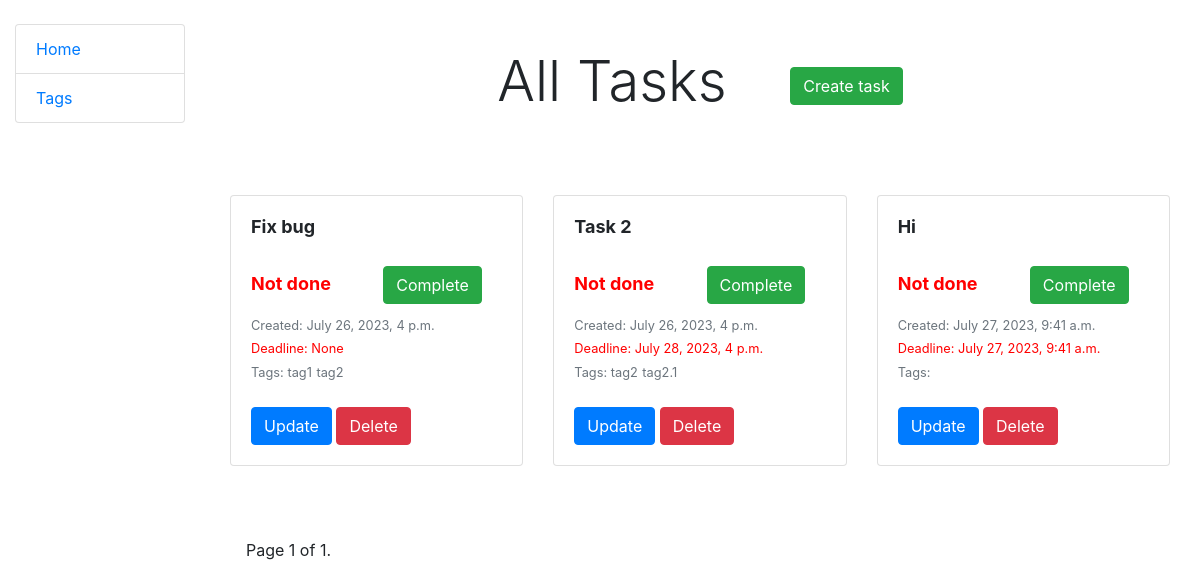
The app's page /, older data.
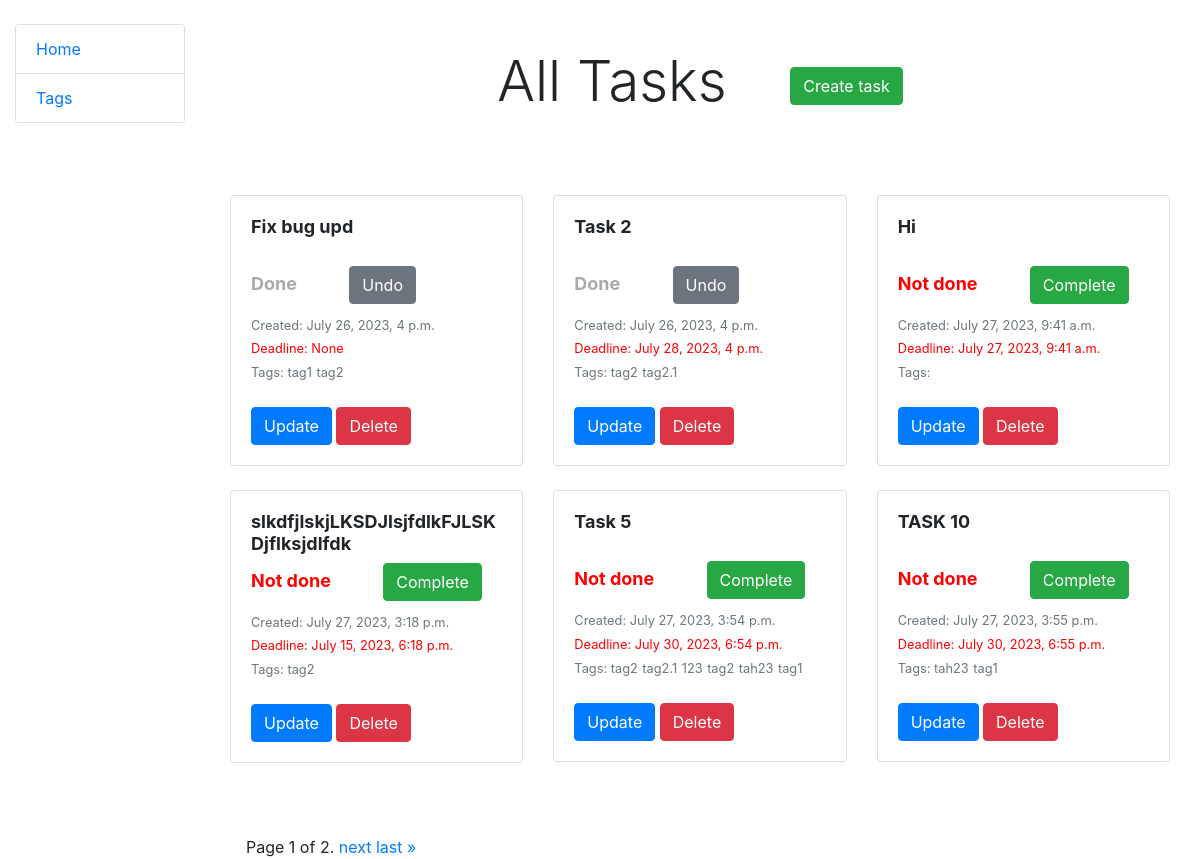
The same page, newer data.
### todo/models.py (models this page shows, shortened)
class Task(models.Model):
    content = models.TextField()
    created_datetime = models.DateTimeField(auto_now_add=True)
    deadline_datetime = models.DateTimeField(null=True, blank=True)
    is_done = models.BooleanField(default=False)
    tags = models.ManyToManyField("Tag", related_name="tasks", blank=True)
    class Meta:
        ordering = ["-is_done", "created_datetime"]

class Tag(models.Model):
    name = models.CharField(max_length=255)
    def __str__(self):
        return self.name

### todo/views.py (the view)
# urls.py: path("", TaskListView.as_view(), name="task-list"),
class TaskListView(ListView):
    queryset = Task.objects.prefetch_related("tags")
    paginate_by = 6
    def get_context_data(self, *, object_list=None, **kwargs):
        context = super().get_context_data(**kwargs)
        context["list"] = True
        return context

### templates/todo/task_list.html
{% extends "base.html" %}
{% block content %}
<div class="container">
  <div class="px-3 py-3 pt-md-5 pb-md-4 mx-auto text-center">
    <h1 class="display-4">
      All Tasks <button type="button" class="btn btn-success ml-5">
      <a href="{% url 'todo:task-create'%}" class="text-white">
      Create task
      </a>
      </button>
    </h1>
  </div>
  <div class="py-5">
    <div class="row">
      {% for task in task_list %}
      <div class="col-md-4">
        <div class="card mb-4 box-shadow">
          <div class="card-body">
            <h2 style="font-size:18px;font-weight:bold;min-height:42px;">
              {{task.content}}
            </h2>
            <h2 style="font-size: 18px; font-weight: bold; min-height: 42px;
              {% if task.is_done %} color: darkgrey;
              {% else %} color: red; {% endif %}"
              >
              {% if task.is_done %} Done {% else %} Not done {% endif %}
              {% include "includes/toggle_complete.html" %}
            </h2>
            <div class="d-flex justify-content-between align-items-center">
              <small class="text-muted">
              Created: {{task.created_datetime}}
              </small>
            </div>
            <small class="text-red" style="color: red">
            Deadline: {{task.deadline_datetime}}
            </small><br>
            <small class="text-muted">Tags: </small>
            {% for tag in task.tags.all %}
            <small class="text-muted">{{ tag }}</small>
            {% endfor %}
            <br><br>
            <button type="button" class="btn btn-primary">
            <a class="text-white"
              href="{% url 'todo:task-update' pk=task.id %}"
              >
            Update
            </a>
            </button>
            <button type="button" class="btn btn-danger">
            <a class="text-white"
              href="{% url 'todo:task-delete' pk=task.id %}"
              >
            Delete
            </a>
            </button>
          </div>
        </div>
      </div>
      {% endfor %}
    </div>
  </div>
</div>
{% endblock %}

### templates/base.html (shortened to what this page needs)
<!DOCTYPE html>
<html lang="en">
  <head>
    <link rel="stylesheet"
      href="https://cdn.jsdelivr.net/npm/bootstrap@4.5.3/dist/css/bootstrap.min.css"
>
  </head>
  <body>
    <div class="container-fluid">
      <div class="row">
        <div class="col-sm-2">
          {% block sidebar %}
          {% include "includes/sidebar.html" %}
          {% endblock %}
        </div>
        <div class="col-sm-10 ">
          {% block content %}{% endblock %}
          {% if list %}
            {% block pagination %}
            {% include "includes/pagination.html" %}
            {% endblock %}
          {% endif %}
        </div>
      </div>
    </div>
  </body>
</html>

### templates/includes/sidebar.html
<ul class="sidebar-nav list-group mt-4">
  <li class="list-group-item"><a href="{% url 'todo:task-list' %}">Home</a></li>
  <li class="list-group-item"><a href="{% url 'todo:tags-list' %}">Tags</a></li>
</ul>

### templates/includes/toggle_complete.html
{% if not task.is_done %}
<button type="button" class="btn btn-success ml-5">
<a href="{% url 'todo:toggle-complete' pk=task.id %}" class="text-white">
  Complete
</a>
</button>
{% else %}
<button type="button" class="btn btn-secondary ml-5">
<a href="{% url 'todo:toggle-complete' pk=task.id %}" class="text-white">
  Undo
</a>
</button>
{% endif %}

### templates/includes/pagination.html (shortened to what this page needs)
<div class="col-12 ml-3">
  <span class="step-links">
  <span class="current">
  Page {{ page_obj.number }} of {{ page_obj.paginator.num_pages }}.
  </span>
  {% if page_obj.has_next %}
  <a href="?page={{ page_obj.next_page_number }}">next</a>
  <a href="?page={{ page_obj.paginator.num_pages }}">last &raquo;</a>
  {% endif %}
  </span>
</div>

Row changes from the older to the newer data that the page shows:
changed Task "None": content "Fix bug" → "Fix bug upd"; is_done "Not done Complete" → "Done Undo"
changed Task "Task 2": is_done "Not done Complete" → "Done Undo"
added Task: content "slkdfjlskjLKSDJlsjfdlkFJLSKDjflksjdlfdk", is_done "Not done", created_datetime "July 27, 2023, 3:18 p.m.", deadline_datetime "July 15, 2023, 6:18 p.m.", Tag (name "tag2")
added Task: content "Task 5", is_done "Not done", created_datetime "July 27, 2023, 3:54 p.m.", deadline_datetime "July 30, 2023, 6:54 p.m.", Tag (name "tag2"), Tag (name "tag2.1")
added Tag: name "123", shown under "Task 5"
added Tag: name "tag2", shown under "Task 5"
added Tag: name "tah23"
added Tag: name "tag1"
added Task: content "TASK 10", is_done "Not done", created_datetime "July 27, 2023, 3:55 p.m.", deadline_datetime "July 30, 2023, 6:55 p.m."
Text that changed along with them:
{{ page_obj.paginator.num_pages }}: "1" → "2"
text now shown: "next last »"
